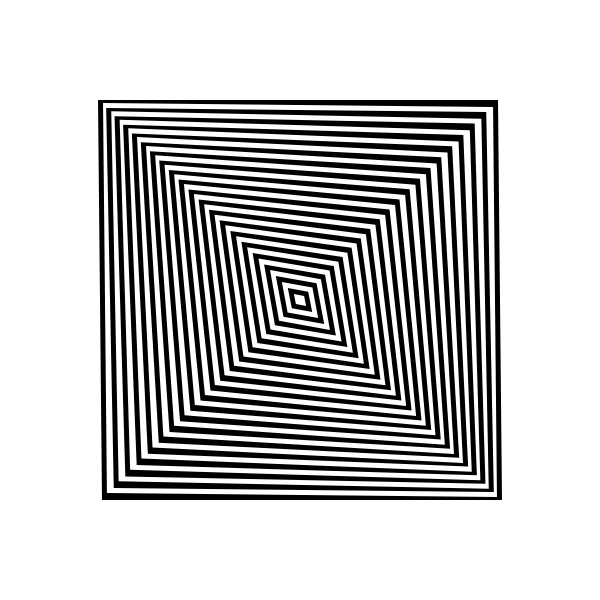
Frame 1 (no input)
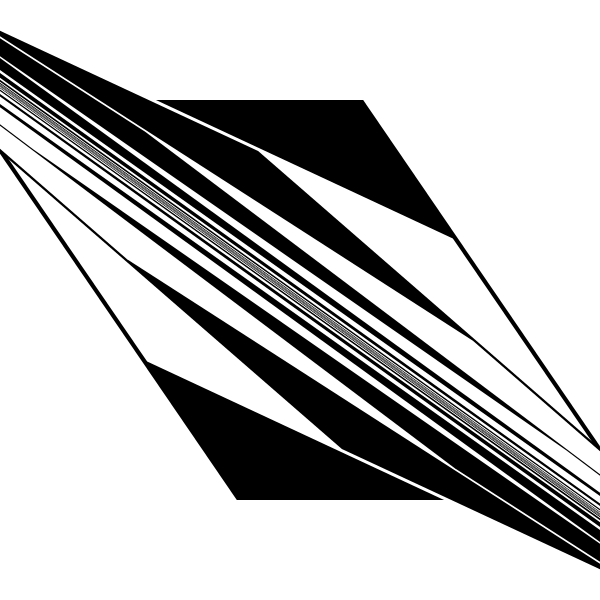
Frame 60 (no input)
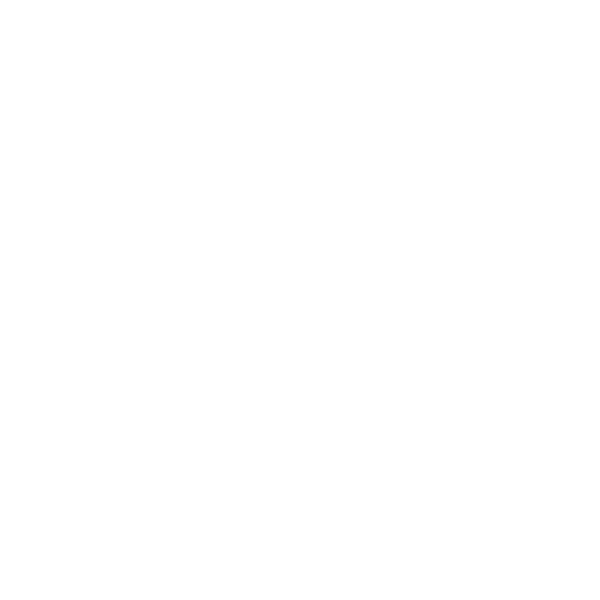
Frame 120 (the mouse pressed at the canvas centre since frame 60)

The p5.js sketch that drew these frames (run headless with seeded random() and noise() and a simulated clock; from frame 60 on, the mouse is pressed at the canvas centre):

// p5.js sketch
// ── sketch.js
// nested rectangles with alternating x/y shear

let t;
let tstep;
const num = 40;

function setup() {
  createCanvas(600, 600);
  rectMode(CENTER);
  noStroke();
  t = 0.01;
  tstep = 0.01;
}

function draw() {
  background(255);
  translate(width / 2, height / 2);

  for (let i = num; i > 0; i--) {
    if (i % 2 === 0) {
      fill(0);
      shearX(t);
    } else {
      fill(255);
      shearY(t);
    }
    rect(0, 0, i * 10, i * 10);
  }

  if (t > TWO_PI) t -= TWO_PI;
  t += tstep;
}
